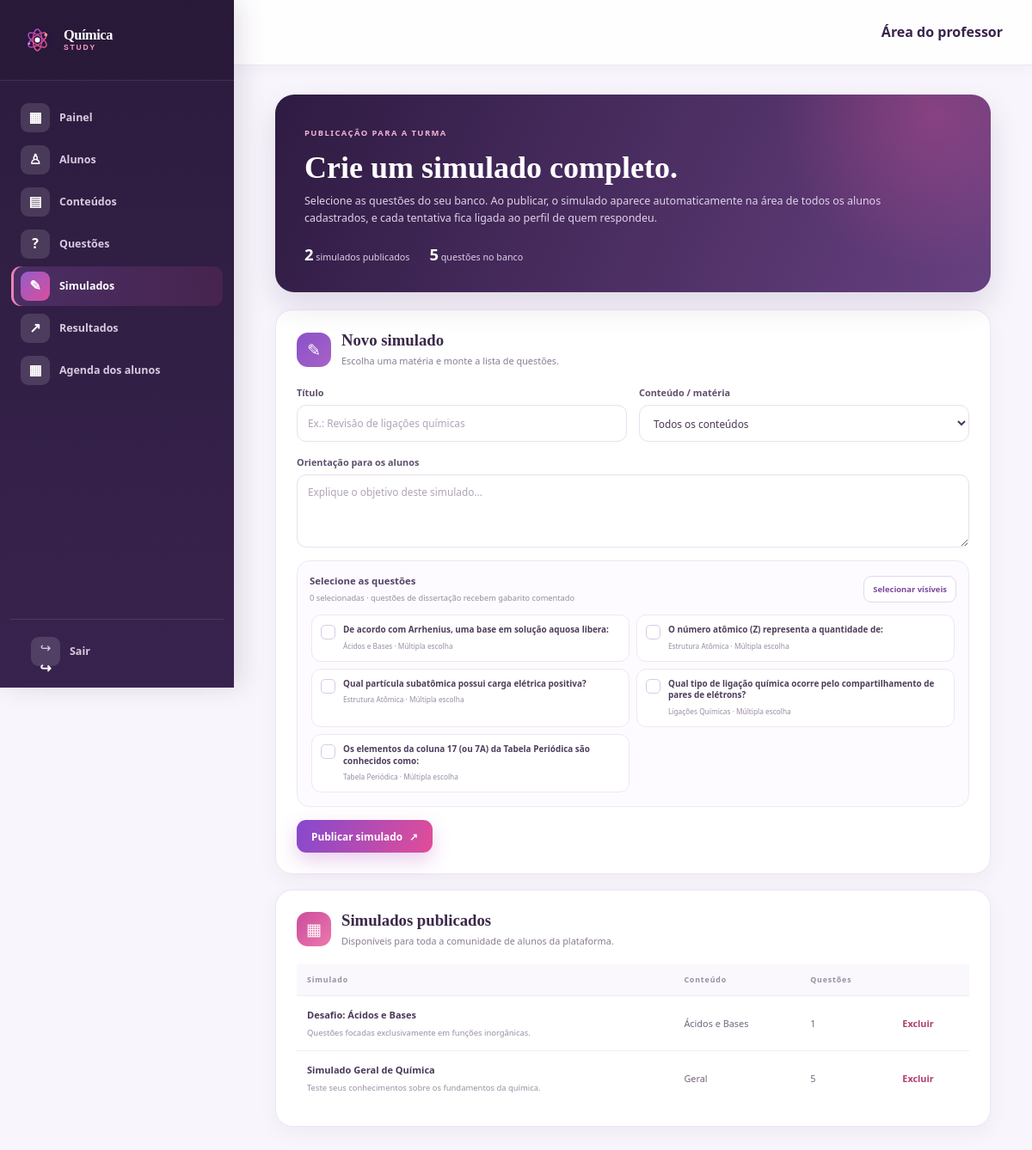
/admin/simulados.php (signed in), run on the app's committed database.
### tables this page shows
CREATE TABLE `questoes` (
  `id` int(11) NOT NULL,
  `conteudo_id` int(11) DEFAULT NULL,
  `tipo` enum('multipla','vf','dissertativa') DEFAULT 'multipla',
  `enunciado` text NOT NULL,
  `alt_a` varchar(255) DEFAULT NULL,
  `alt_b` varchar(255) DEFAULT NULL,
  `alt_c` varchar(255) DEFAULT NULL,
  `alt_d` varchar(255) DEFAULT NULL,
  `resposta_correta` text NOT NULL,
  `explicacao` text NOT NULL,
  `criado_em` timestamp NOT NULL DEFAULT current_timestamp()
);

CREATE TABLE `conteudos` (
  `id` int(11) NOT NULL,
  `titulo` varchar(150) NOT NULL,
  `resumo` text NOT NULL,
  `conteudo_completo` longtext NOT NULL,
  `categoria` varchar(50) NOT NULL,
  `criado_em` timestamp NOT NULL DEFAULT current_timestamp()
);

CREATE TABLE `simulados` (
  `id` int(11) NOT NULL,
  `titulo` varchar(150) NOT NULL,
  `descricao` text DEFAULT NULL,
  `conteudo_id` int(11) DEFAULT NULL,
  `criado_em` timestamp NOT NULL DEFAULT current_timestamp()
);

### includes/funcoes.php (called while the page is built, shortened)
<?php
function escape($string) {
    return htmlspecialchars($string, ENT_QUOTES, 'UTF-8');
}
?>

### admin/simulados.php (the view, shortened to what this page needs)
<?php
require_once '../includes/admin_auth.php';
$questoes = $pdo->query('SELECT q.id, q.enunciado, q.tipo, q.conteudo_id, c.titulo AS conteudo FROM questoes q LEFT JOIN conteudos c ON c.id = q.conteudo_id ORDER BY c.titulo, q.id DESC')->fetchAll();
$simulados = $pdo->query('SELECT s.id, s.titulo, s.descricao, c.titulo AS categoria, COUNT(sq.questao_id) AS total FROM simulados s LEFT JOIN conteudos c ON c.id = s.conteudo_id LEFT JOIN simulado_questoes sq ON s.id = sq.simulado_id GROUP BY s.id ORDER BY s.id DESC')->fetchAll();
?>
<!DOCTYPE html><html lang="pt-BR"><head><link rel="stylesheet" href="../css/style.css?v=20261010-teacher"><link rel="stylesheet" href="../css/dashboard.css?v=20261010-teacher"><link rel="stylesheet" href="../css/teacher-tools.css?v=20261010-teacher"></head>
<body class="dashboard-body"><div class="app-container"><aside class="sidebar"><div class="sidebar-header"><a href="dashboard.php" class="logo brand-logo"><img src="../assets/logo-chem.svg" alt=""><span class="brand-name">Química<span>STUDY</span></span></a></div><nav class="sidebar-nav"><a href="dashboard.php" class="nav-item"><span class="icon">▦</span> Painel</a><a href="usuarios.php" class="nav-item"><span class="icon">♙</span> Alunos</a><a href="conteudos.php" class="nav-item"><span class="icon">▤</span> Conteúdos</a><a href="questoes.php" class="nav-item"><span class="icon">?</span> Questões</a><a href="simulados.php" class="nav-item active"><span class="icon">✎</span> Simulados</a><a href="resultados.php" class="nav-item"><span class="icon">↗</span> Resultados</a><a href="agenda.php" class="nav-item"><span class="icon">▦</span> Agenda dos alunos</a></nav><div class="sidebar-footer"><a href="../logout.php" class="nav-item logout"><span class="icon">↪</span> Sair</a></div></aside>
<main class="main-content"><header class="topbar"><div class="user-info"><span class="user-name">Área do professor</span></div></header><div class="content-wrapper teacher-page"><section class="teacher-hero"><span>PUBLICAÇÃO PARA A TURMA</span><h1>Crie um simulado completo.</h1><p>Selecione as questões do seu banco. Ao publicar, o simulado aparece automaticamente na área de todos os alunos cadastrados, e cada tentativa fica ligada ao perfil de quem respondeu.</p><div class="teacher-hero-stats"><strong><?= count($simulados) ?><small> simulados publicados</small></strong><strong><?= count($questoes) ?><small> questões no banco</small></strong></div></section>
<section class="teacher-card"><div class="teacher-card-heading"><span class="teacher-heading-icon">✎</span><div><h2>Novo simulado</h2><p>Escolha uma matéria e monte a lista de questões.</p></div></div>
<?php if (!$questoes): ?><div class="teacher-no-content"><strong>O banco de questões está vazio.</strong><p>Publique questões primeiro. Elas serão compartilhadas com os alunos e aparecerão nesta lista.</p><a href="questoes.php" class="btn btn-primary">Criar questões</a></div><?php else: ?>
<form method="POST" action="simulados.php" class="teacher-form"><input type="hidden" name="acao" value="cadastrar"><div class="teacher-form-grid"><label class="teacher-field"><span>Título</span><input type="text" name="titulo" required placeholder="Ex.: Revisão de ligações químicas"></label><label class="teacher-field"><span>Conteúdo / matéria</span><select name="conteudo_id" id="simulado-content-filter"><option value="">Todos os conteúdos</option><?php foreach ($conteudos as $c): ?><option value="<?= (int)$c['id'] ?>"><?= escape($c['titulo']) ?></option><?php endforeach; ?></select></label></div><label class="teacher-field"><span>Orientação para os alunos</span><textarea name="descricao" rows="2" required placeholder="Explique o objetivo deste simulado..."></textarea></label><div class="teacher-question-picker"><div class="picker-heading"><div><strong>Selecione as questões</strong><small><span id="simulado-selected-count">0</span> selecionadas · questões de dissertação recebem gabarito comentado</small></div><button type="button" id="select-visible-questions">Selecionar visíveis</button></div><div class="teacher-question-list"><?php foreach ($questoes as $q): ?><label class="teacher-question-choice" data-question-content="<?= (int)$q['conteudo_id'] ?>"><input type="checkbox" name="questoes[]" value="<?= (int)$q['id'] ?>"><span class="question-choice-check"></span><span class="question-choice-content"><strong><?= escape($q['enunciado']) ?></strong><small><?= escape($q['conteudo'] ?? 'Sem conteúdo') ?> · <?= $q['tipo'] === 'multipla' ? 'Múltipla escolha' : ($q['tipo'] === 'vf' ? 'Verdadeiro ou falso' : 'Dissertativa') ?></small></span></label><?php endforeach; ?></div></div><button type="submit" class="btn btn-primary teacher-publish">Publicar simulado <span>↗</span></button></form><?php endif; ?></section>
<section class="teacher-card question-library"><div class="teacher-card-heading"><span class="teacher-heading-icon pink">▦</span><div><h2>Simulados publicados</h2><p>Disponíveis para toda a comunidade de alunos da plataforma.</p></div></div><div class="teacher-table-wrap"><table class="teacher-table"><thead><tr><th>Simulado</th><th>Conteúdo</th><th>Questões</th><th></th></tr></thead><tbody><?php foreach ($simulados as $s): ?><tr><td><strong><?= escape($s['titulo']) ?></strong><small class="teacher-row-detail"><?= escape($s['descricao']) ?></small></td><td><?= escape($s['categoria'] ?? 'Geral') ?></td><td><?= (int)$s['total'] ?></td><td><a class="teacher-delete" href="?excluir=<?= (int)$s['id'] ?>" onclick="return confirm('Excluir este simulado?')">Excluir</a></td></tr><?php endforeach; ?><?php if (!$simulados): ?><tr><td colspan="4" class="teacher-empty-row">Nenhum simulado publicado. Crie o primeiro acima.</td></tr><?php endif; ?></tbody></table></div></section>
</div></main></div><script src="../js/script.js?v=20261010-teacher"></script><script src="../js/admin-simulations.js?v=20261010-teacher"></script></body></html>

### css/style.css (style rules this page uses)
:root { --primary: #0ea5e9; --primary-dark: #0284c7; --secondary: #10b981; --accent: #f59e0b; --dark: #0f172a; --dark-light: #1e293b; --light: #f8fafc; --gray: #64748b; --danger: #ef4444; --radius: 12px; --shadow: 0 4px 6px -1px rgba(0, 0, 0, 0.1), 0 2px 4px -1px rgba(0, 0, 0, 0.06); --shadow-lg: 0 10px 15px -3px rgba(0, 0, 0, 0.1), 0 4px 6px -2px rgba(0, 0, 0, 0.05); }
* { margin: 0; padding: 0; box-sizing: border-box; font-family: 'Segoe UI', system-ui, sans-serif; }
body { background-color: var(--light); color: var(--dark); line-height: 1.6; }
.btn { display: inline-flex; align-items: center; justify-content: center; padding: 12px 24px; border-radius: var(--radius); font-weight: 600; text-decoration: none; border: none; cursor: pointer; transition: all 0.3s ease; font-size: 1rem; }
.btn-primary { background-color: var(--primary); color: white; }
.logo { font-size: 1.5rem; font-weight: 800; color: var(--dark); text-decoration: none; display: flex; align-items: center; gap: 8px; }
.logo span { color: var(--primary); }
.brand-logo { gap: 10px; font-size: 1.08rem !important; }
.brand-logo img { width: 39px; height: 39px; }
.brand-logo > span { color: #fff !important; }
.brand-logo > span > span { color: #f28ab9 !important; }
.brand-logo .brand-name { display: grid; gap: 1px; color: #fff !important; font: 700 1.02rem/1.05 Georgia, 'Times New Roman', serif; letter-spacing: -.025em; }
.brand-logo .brand-name > span { color: #f28ab9 !important; font: 800 .53rem/1.2 Arial, sans-serif; letter-spacing: .22em; }
:root { --primary: #7138d5; --primary-dark: #5924b4; --secondary: #e94491; --accent: #ffb454; --dark: #281838; --dark-light: #432559; --light: #fbf8ff; --gray: #74677f; --danger: #d83c66; --radius: 18px; --shadow: 0 8px 24px rgba(48, 25, 72, .08); --shadow-lg: 0 22px 60px rgba(48, 25, 72, .16); }
body { background: #fbf8ff; color: #281838; }
.btn { border-radius: 999px; padding: 13px 25px; font-weight: 700; }
.btn-primary { color: #fff; background: linear-gradient(115deg, #7138d5, #e94491); box-shadow: 0 9px 22px rgba(174, 65, 193, .25); }
.logo { color: #281838; letter-spacing: -.04em; }
.logo span { color: #e94491; }

### data on the page
questoes: enunciado "De acordo com Arrhenius, uma base em solução aquosa libera:", conteudo.titulo "Ácidos e Bases", tipo "Múltipla escolha"
questoes: enunciado "O número atômico (Z) representa a quantidade de:", conteudo.titulo "Estrutura Atômica", tipo "Múltipla escolha"
questoes: enunciado "Qual partícula subatômica possui carga elétrica positiva?", conteudo.titulo "Estrutura Atômica", tipo "Múltipla escolha"
questoes: enunciado "Qual tipo de ligação química ocorre pelo compartilhamento de pares de elétrons?", conteudo.titulo "Ligações Químicas", tipo "Múltipla escolha"
questoes: enunciado "Os elementos da coluna 17 (ou 7A) da Tabela Periódica são conhecidos como:", conteudo.titulo "Tabela Periódica", tipo "Múltipla escolha"
simulados: titulo "Desafio: Ácidos e Bases", descricao "Questões focadas exclusivamente em funções inorgânicas.", conteudo.titulo "Ácidos e Bases", total "1"
simulados: titulo "Simulado Geral de Química", descricao "Teste seus conhecimentos sobre os fundamentos da química.", categoria "Geral", total "5"

### other printed values
count($simulados) "2"
count($questoes) "5"
